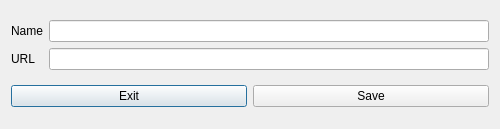
<?xml version="1.0" encoding="UTF-8"?>
<ui version="4.0">
 <class>add_url_window</class>
 <widget class="QDialog" name="add_url_window">
  <property name="windowModality">
   <enum>Qt::WindowModal</enum>
  </property>
  <property name="enabled">
   <bool>true</bool>
  </property>
  <property name="geometry">
   <rect>
    <x>0</x>
    <y>0</y>
    <width>500</width>
    <height>129</height>
   </rect>
  </property>
  <property name="minimumSize">
   <size>
    <width>300</width>
    <height>0</height>
   </size>
  </property>
  <property name="maximumSize">
   <size>
    <width>16777215</width>
    <height>129</height>
   </size>
  </property>
  <property name="windowTitle">
   <string>Dialog</string>
  </property>
  <property name="styleSheet">
   <string notr="true"/>
  </property>
  <layout class="QVBoxLayout" name="verticalLayout">
   <item>
    <layout class="QGridLayout" name="grid_add_url">
     <item row="0" column="0">
      <widget class="QLabel" name="lbl_name">
       <property name="text">
        <string>Name</string>
       </property>
      </widget>
     </item>
     <item row="1" column="0">
      <widget class="QLabel" name="lbl_url">
       <property name="text">
        <string>URL</string>
       </property>
      </widget>
     </item>
     <item row="0" column="1">
      <widget class="QLineEdit" name="lnedit_name"/>
     </item>
     <item row="1" column="1">
      <widget class="QLineEdit" name="lnedit_url"/>
     </item>
    </layout>
   </item>
   <item>
    <layout class="QHBoxLayout" name="hbox_button_container">
     <item>
      <widget class="QPushButton" name="btn_discard">
       <property name="text">
        <string>Exit</string>
       </property>
      </widget>
     </item>
     <item>
      <widget class="QPushButton" name="btn_save">
       <property name="text">
        <string>Save</string>
       </property>
      </widget>
     </item>
    </layout>
   </item>
  </layout>
 </widget>
 <resources/>
 <connections/>
</ui>
